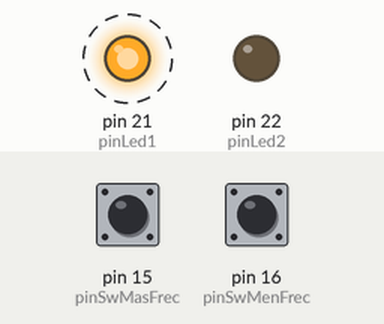
Bench run of a program on a simulated MicroPython board. Parts: output pins drawn as LEDs (lit = HIGH). Dashed ring = blinking. Inputs (shaded band) come from the test bench; at power-on: pin 15 (pinSwMasFrec) LOW, pin 16 (pinSwMenFrec) LOW. Threads take turns every 2 ms.

Above: at 1.2 s.
1.3 s: pin 15 (pinSwMasFrec) pulled HIGH for 0.15 s
At 2.22 s:
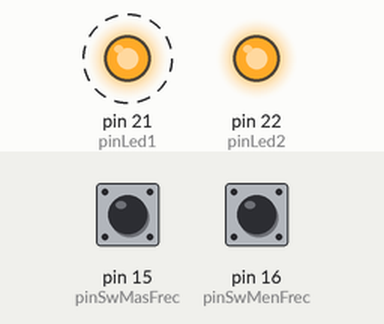
4.3 s: pin 15 (pinSwMasFrec) pulled HIGH for 1 s
At 4.62 s:
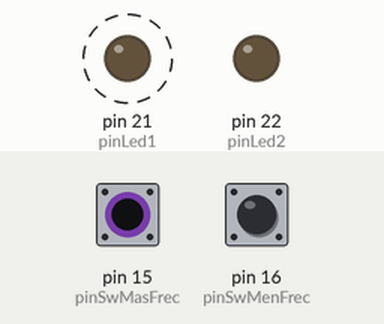
7.7 s: pin 15 (pinSwMasFrec) pulled HIGH for 3.2 s
At 8.29 s:
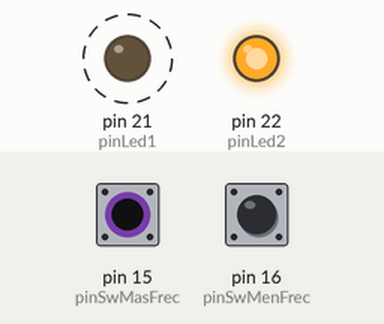
Timing chart, 0 to 18.4 s (numbered marks = the images above; inputs shaded):
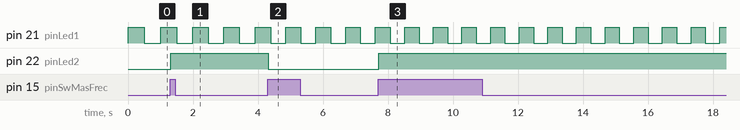

The program:

09MultiHiloDoble.py
```python
from machine import Pin
import utime
import _thread

pinSwMasFrec = Pin(15, Pin.IN, Pin.PULL_DOWN)
pinSwMenFrec = Pin(16, Pin.IN, Pin.PULL_DOWN)

pinLed1 = Pin(21, Pin.OUT)
pinLed2 = Pin(22, Pin.OUT)

global intTiempo
intTiempo = 500

def nucleo1():
    global intTiempo
    while True:
        pinLed1.on()
        utime.sleep_ms(intTiempo)
        pinLed1.off()
        utime.sleep_ms(intTiempo)

_thread.start_new_thread(nucleo1, ())

#Nucleo principal
while True:
    global intTiempo
    if pinSwMasFrec() and intTiempo > 20:
        utime.sleep_ms(20) #Tiempo de rebote
        intTiempo -= 20
        pinLed2.toggle()
        while pinSwMasFrec():
            pass

    if pinSwMenFrec() and intTiempo < 500:
        utime.sleep_ms(20)
        intTiempo += 20
        pinLed2.toggle()
        while pinSwMenFrec():
            pass


    
```

Measured:
- after the input at 1.3 s, pin 22 (pinLed2): LOW → HIGH at once
- after the input at 4.3 s, pin 22 (pinLed2): HIGH → LOW at once
- after the input at 7.7 s, pin 22 (pinLed2): LOW → HIGH at once
- by itself, pin 21 (pinLed1): alternates HIGH for 0.44 s and LOW for 0.44 s
